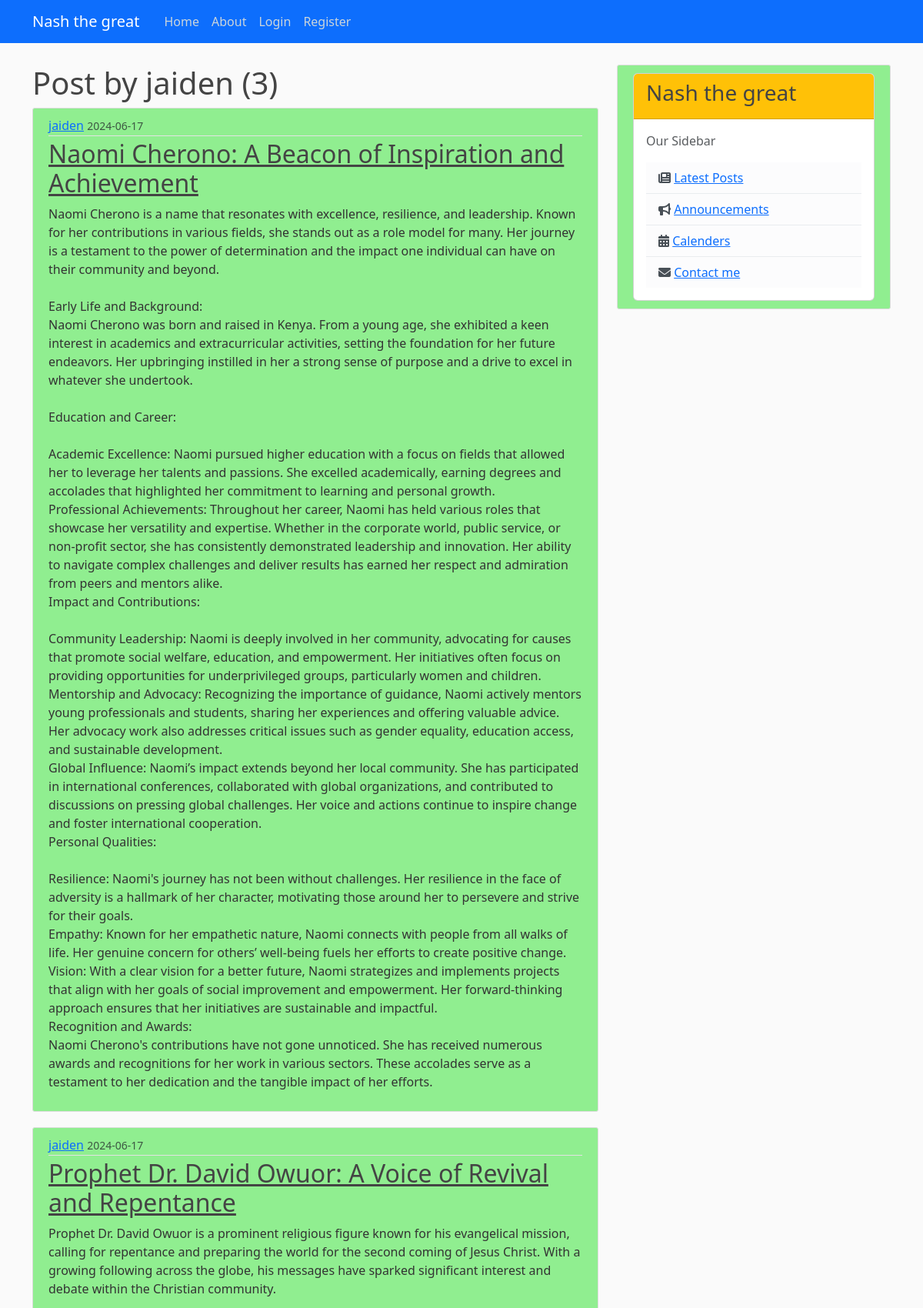
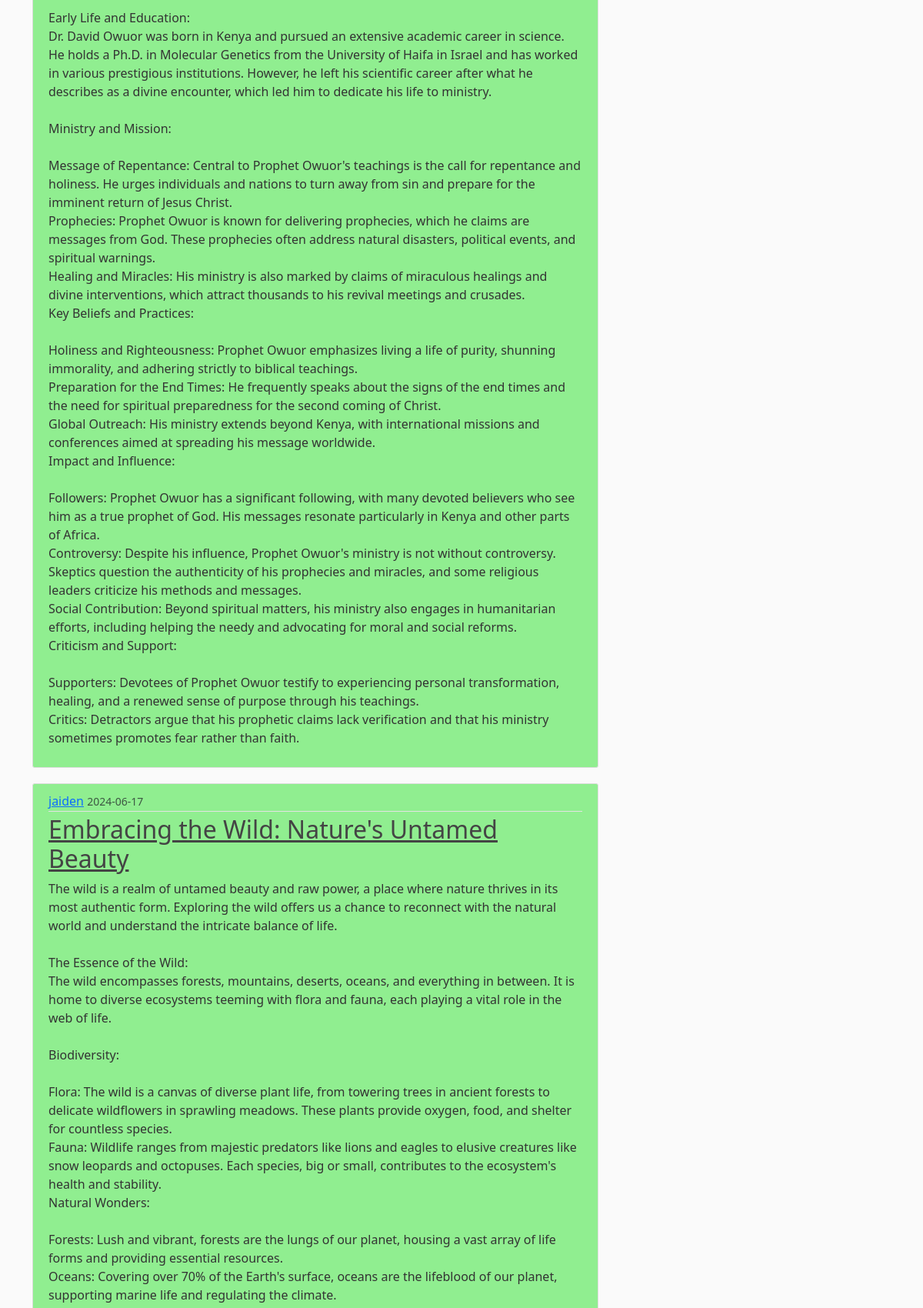
The page /user/jaiden (upper part) on the database its author committed (2 pictures, top to bottom).
### app/models.py (models this page shows, shortened)
class User(db.Model, UserMixin):
    id = db.Column(db.Integer, primary_key=True)
    username = db.Column(db.String(12), unique=True, nullable=False)
    email = db.Column(db.String(120), unique=True, nullable=False)
    image_file = db.Column(db.String(20), nullable=False, default='default.jpeg')
    password = db.Column(db.String(60), nullable=False)
    posts = db.relationship("Post", backref='author', lazy=True)

class Post(db.Model):
    id = db.Column(db.Integer, primary_key=True)
    title = db.Column(db.String(100), nullable=False)
    content = db.Column(db.Text, nullable=False)
    date_posted = db.Column(db.DateTime, nullable=False, default=datetime.utcnow)
    user_id = db.Column(db.Integer, db.ForeignKey('user.id'), nullable=False)

### app/route.py (the view)
@app.route("/user/<string:username>")
def user_posts(username):
    user = User.query.filter_by(username=username).first_or_404()
    page = request.args.get('page', 1, type=int)
    posts = Post.query.filter_by(author=user).order_by(Post.date_posted.desc()).paginate(per_page=5, page=page)
    return render_template('user_posts.html', user=user, posts=posts)

### app/templates/user_posts.html (shortened to what this page needs)
{% extends "base.html" %}
{% block content %}
<h1>Post by {{ user.username }} ({{ posts.total }})</h1>
{% for post in posts.items %}
<article class="media content-section">
    <div class="media-body">
      <div class="article-metadata">
        <a class="mr-2" href="{{ url_for('user_posts', username=post.author.username) }}">{{ post.author.username }}</a>
        <small class="text-muted">{{ post.date_posted.strftime('%Y-%m-%d') }}</small>
      </div>
      <h2><a class="article-title" href="{{ url_for('post',post_id=post.id) }}">{{ post.title }}</a></h2>
      <p class="article-content">{{ post.content }}</p>
    </div>
  </article>
{% endfor %}
{% endblock %}

### app/static/main.css (style rules this page uses)
body { background: #fafafa; color: #333333; margin-top: 5rem; }
h1, h2, h3, h4, h5, h6 { color: #444444; }
.content-section { background: lightgreen; padding: 10px 20px; border: 1px solid #dddddd; border-radius: 3px; margin-bottom: 20px; }
.article-title { color: #444444; }
.article-content { white-space: pre-line; }
.article-metadata { padding-bottom: 1px; margin-bottom: 4px; border-bottom: 1px solid #e3e3e3 }

### rows shown on the page
User: username "jaiden"
Post: author.username "jaiden", date_posted "2024-06-17", title "Naomi Cherono: A Beacon of Inspiration and Achievement", content "Naomi Cherono is a name that resonates with excellence, resilience, and leadership. Known for her contributions in various fields, she stands out as a role model for many. Her journey is a testament to the power of determination and the impact one individual can have on their community and beyond. Early Life and Background: Naomi Cherono was born and raised in Kenya. From a young age, she exhibited a keen interest in academics and extracurricular activities, setting the foundation for her future endeavors. Her upbringing instilled in her a strong sense of purpose and a drive to excel in whatever she undertook. Education and Career: Academic Excellence: Naomi pursued higher education with a…"
Post: author.username "jaiden", date_posted "2024-06-17", title "Prophet Dr. David Owuor: A Voice of Revival and Repentance", content "Prophet Dr. David Owuor is a prominent religious figure known for his evangelical mission, calling for repentance and preparing the world for the second coming of Jesus Christ. With a growing following across the globe, his messages have sparked significant interest and debate within the Christian community. Early Life and Education: Dr. David Owuor was born in Kenya and pursued an extensive academic career in science. He holds a Ph.D. in Molecular Genetics from the University of Haifa in Israel and has worked in various prestigious institutions. However, he left his scientific career after what he describes as a divine encounter, which led him to dedicate his life to ministry. Ministry and…"
Post: author.username "jaiden", date_posted "2024-06-17", title "Embracing the Wild: Nature's Untamed Beauty"

### other values the page prints
{{ posts.total }} "3"
